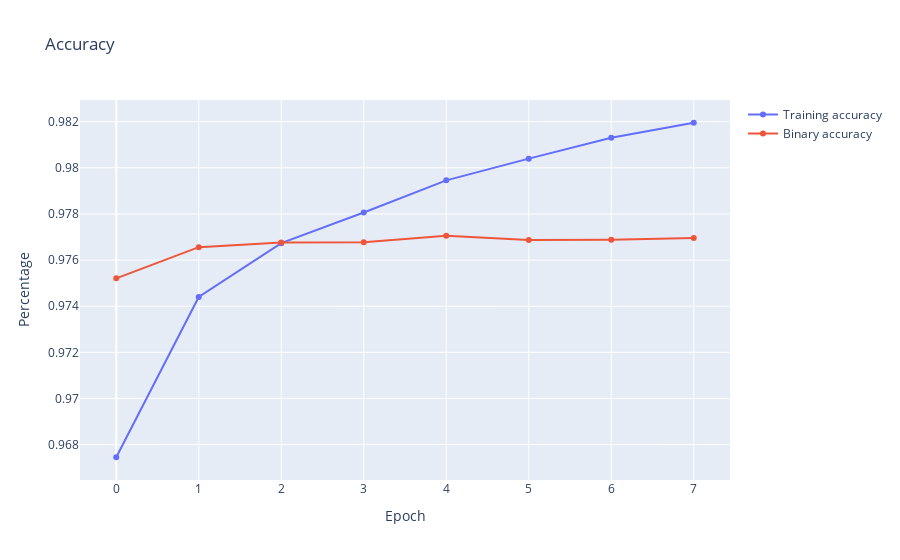

Notebook source saved alongside this figure:
### Markdown cell above
### 7.6 Ploting Binary accuracy

### Code cell
import plotly.graph_objects as go
import matplotlib.pyplot as plt
fig = go.Figure()

fig.add_trace(go.Scatter(x=history.epoch,
                         y=history.history['binary_accuracy'],
                         mode='lines+markers',
                         name='Training accuracy'))
fig.add_trace(go.Scatter(x=history.epoch,
                         y=history.history['val_binary_accuracy'],
                         mode='lines+markers',
                         name='Binary accuracy'))
fig.update_layout(title='Accuracy',
                  xaxis=dict(title='Epoch'),
                  yaxis=dict(title='Percentage'))
fig.show()

### Figure 1 — Plotly figure (JSON) as saved in the notebook; plotly's stock layout.template omitted (floating-point values rounded to 4 significant figures)
{"data": [{"mode": "lines+markers", "name": "Training accuracy", "type": "scatter", "x": [0, 1, 2, 3, 4, 5, 6, 7], "y": [0.9675, 0.9744, 0.9767, 0.9781, 0.9795, 0.9804, 0.9813, 0.982]}, {"mode": "lines+markers", "name": "Binary accuracy", "type": "scatter", "x": [0, 1, 2, 3, 4, 5, 6, 7], "y": [0.9752, 0.9766, 0.9768, 0.9768, 0.9771, 0.9769, 0.9769, 0.977]}], "layout": {"title": {"text": "Accuracy"}, "xaxis": {"title": {"text": "Epoch"}}, "yaxis": {"title": {"text": "Percentage"}}}}
